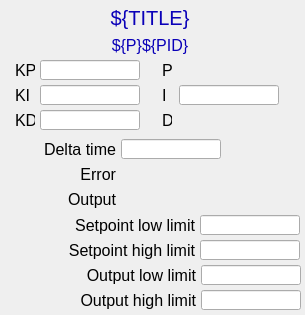
<?xml version="1.0" ?>
<ui version="4.0">
  <class>Dialog</class>
  <widget class="PyDMFrame" name="screen">
    <property name="geometry">
      <rect>
        <x>632</x>
        <y>299</y>
        <width>305</width>
        <height>315</height>
      </rect>
    </property>
    <property name="minimumSize">
      <size>
        <width>305</width>
        <height>315</height>
      </size>
    </property>
    <property name="styleSheet">
      <string notr="true">PyDMFrame#screen {
  color: rgb(0, 0, 0);
  background-color: rgb(187, 187, 187);
  }</string>
    </property>
    <property name="windowTitle">
      <string>pid_parameters</string>
    </property>
    <layout class="QGridLayout" name="gridLayout" columnstretch="5,295,1,4" rowstretch="5,25,5,20,5,250,5">
      <property name="leftMargin">
        <number>0</number>
      </property>
      <property name="topMargin">
        <number>0</number>
      </property>
      <property name="rightMargin">
        <number>0</number>
      </property>
      <property name="bottomMargin">
        <number>0</number>
      </property>
      <property name="horizontalSpacing">
        <number>0</number>
      </property>
      <property name="verticalSpacing">
        <number>0</number>
      </property>
      <item row="5" column="1" colspan="2">
        <widget class="PyDMFrame" name="composite">
          <property name="geometry">
            <rect>
              <x>5</x>
              <y>60</y>
              <width>296</width>
              <height>250</height>
            </rect>
          </property>
          <property name="sizePolicy">
            <sizepolicy hsizetype="Ignored" vsizetype="Ignored">
              <horstretch>0</horstretch>
              <verstretch>0</verstretch>
            </sizepolicy>
          </property>
          <layout class="QGridLayout" name="gridLayout_1" columnstretch="1,9,1,19,1,4,76,5,19,22,10,7,16,1,4,1,20,58,21,1" rowstretch="20,5,20,5,20,9,20,5,20,5,20,6,20,5,20,5,20,5,20">
            <property name="leftMargin">
              <number>0</number>
            </property>
            <property name="topMargin">
              <number>0</number>
            </property>
            <property name="rightMargin">
              <number>0</number>
            </property>
            <property name="bottomMargin">
              <number>0</number>
            </property>
            <property name="horizontalSpacing">
              <number>0</number>
            </property>
            <property name="verticalSpacing">
              <number>0</number>
            </property>
            <item row="0" column="10">
              <widget class="QLabel" name="text">
                <property name="geometry">
                  <rect>
                    <x>157</x>
                    <y>0</y>
                    <width>10</width>
                    <height>20</height>
                  </rect>
                </property>
                <property name="sizePolicy">
                  <sizepolicy hsizetype="Ignored" vsizetype="Ignored">
                    <horstretch>0</horstretch>
                    <verstretch>0</verstretch>
                  </sizepolicy>
                </property>
                <property name="text">
                  <string>P</string>
                </property>
                <property name="font">
                  <font>
                    <pointsize>12</pointsize>
                  </font>
                </property>
                <property name="brush" stdset="0">
                  <brush brushstyle="SolidPattern">
                    <color alpha="255">
                      <red>0</red>
                      <green>0</green>
                      <blue>0</blue>
                    </color>
                  </brush>
                </property>
                <property name="toolTip">
                  <string>text</string>
                </property>
                <property name="alignment">
                  <set>Qt::AlignLeading|Qt::AlignLeft|Qt::AlignVCenter</set>
                </property>
                <property name="styleSheet">
                  <string notr="true">QLabel#text {
  color: rgb(0, 0, 0);
  }</string>
                </property>
              </widget>
            </item>
            <item row="0" column="12" colspan="6">
              <widget class="PyDMLabel" name="text_update">
                <property name="geometry">
                  <rect>
                    <x>174</x>
                    <y>0</y>
                    <width>100</width>
                    <height>20</height>
                  </rect>
                </property>
                <property name="sizePolicy">
                  <sizepolicy hsizetype="Ignored" vsizetype="Ignored">
                    <horstretch>0</horstretch>
                    <verstretch>0</verstretch>
                  </sizepolicy>
                </property>
                <property name="toolTip">
                  <string>PV: ${P}${PID}.P</string>
                </property>
                <property name="channel" stdset="0">
                  <string>ca://${P}${PID}.P</string>
                </property>
                <property name="font">
                  <font>
                    <pointsize>12</pointsize>
                  </font>
                </property>
                <property name="alignment">
                  <set>Qt::AlignRight|Qt::AlignTrailing|Qt::AlignVCenter</set>
                </property>
                <property name="textInteractionFlags">
                  <set>Qt::TextSelectableByKeyboard|Qt::TextSelectableByMouse</set>
                </property>
                <property name="styleSheet">
                  <string notr="true">PyDMLabel#text_update {
  color: rgb(0, 0, 0);
  background-color: rgb(115, 255, 107);
  }</string>
                </property>
              </widget>
            </item>
            <item row="2" column="10">
              <widget class="QLabel" name="text_1">
                <property name="geometry">
                  <rect>
                    <x>157</x>
                    <y>25</y>
                    <width>10</width>
                    <height>20</height>
                  </rect>
                </property>
                <property name="sizePolicy">
                  <sizepolicy hsizetype="Ignored" vsizetype="Ignored">
                    <horstretch>0</horstretch>
                    <verstretch>0</verstretch>
                  </sizepolicy>
                </property>
                <property name="text">
                  <string>I</string>
                </property>
                <property name="font">
                  <font>
                    <pointsize>12</pointsize>
                  </font>
                </property>
                <property name="brush" stdset="0">
                  <brush brushstyle="SolidPattern">
                    <color alpha="255">
                      <red>0</red>
                      <green>0</green>
                      <blue>0</blue>
                    </color>
                  </brush>
                </property>
                <property name="toolTip">
                  <string>text_1</string>
                </property>
                <property name="alignment">
                  <set>Qt::AlignLeading|Qt::AlignLeft|Qt::AlignVCenter</set>
                </property>
                <property name="styleSheet">
                  <string notr="true">QLabel#text_1 {
  color: rgb(0, 0, 0);
  }</string>
                </property>
              </widget>
            </item>
            <item row="0" column="2" colspan="2">
              <widget class="QLabel" name="text_2">
                <property name="geometry">
                  <rect>
                    <x>10</x>
                    <y>0</y>
                    <width>20</width>
                    <height>20</height>
                  </rect>
                </property>
                <property name="sizePolicy">
                  <sizepolicy hsizetype="Ignored" vsizetype="Ignored">
                    <horstretch>0</horstretch>
                    <verstretch>0</verstretch>
                  </sizepolicy>
                </property>
                <property name="text">
                  <string>KP</string>
                </property>
                <property name="font">
                  <font>
                    <pointsize>12</pointsize>
                  </font>
                </property>
                <property name="brush" stdset="0">
                  <brush brushstyle="SolidPattern">
                    <color alpha="255">
                      <red>0</red>
                      <green>0</green>
                      <blue>0</blue>
                    </color>
                  </brush>
                </property>
                <property name="toolTip">
                  <string>text_2</string>
                </property>
                <property name="alignment">
                  <set>Qt::AlignLeading|Qt::AlignLeft|Qt::AlignVCenter</set>
                </property>
                <property name="styleSheet">
                  <string notr="true">QLabel#text_2 {
  color: rgb(0, 0, 0);
  }</string>
                </property>
              </widget>
            </item>
            <item row="0" column="6" colspan="3">
              <widget class="PyDMLineEdit" name="text_entry">
                <property name="geometry">
                  <rect>
                    <x>35</x>
                    <y>0</y>
                    <width>100</width>
                    <height>20</height>
                  </rect>
                </property>
                <property name="sizePolicy">
                  <sizepolicy hsizetype="Ignored" vsizetype="Ignored">
                    <horstretch>0</horstretch>
                    <verstretch>0</verstretch>
                  </sizepolicy>
                </property>
                <property name="channel" stdset="0">
                  <string>ca://${P}${PID}.KP</string>
                </property>
                <property name="toolTip">
                  <string>${P}${PID}.KP</string>
                </property>
                <property name="font">
                  <font>
                    <pointsize>12</pointsize>
                  </font>
                </property>
                <property name="styleSheet">
                  <string notr="true">PyDMLineEdit#text_entry {
  color: rgb(0, 0, 0);
  background-color: rgb(115, 223, 255);
  border: 1px solid black;
  margin: 0px;
  padding: 0px;
  spacing: 0px;
  }</string>
                </property>
              </widget>
            </item>
            <item row="2" column="2" colspan="2">
              <widget class="QLabel" name="text_3">
                <property name="geometry">
                  <rect>
                    <x>10</x>
                    <y>25</y>
                    <width>20</width>
                    <height>20</height>
                  </rect>
                </property>
                <property name="sizePolicy">
                  <sizepolicy hsizetype="Ignored" vsizetype="Ignored">
                    <horstretch>0</horstretch>
                    <verstretch>0</verstretch>
                  </sizepolicy>
                </property>
                <property name="text">
                  <string>KI</string>
                </property>
                <property name="font">
                  <font>
                    <pointsize>12</pointsize>
                  </font>
                </property>
                <property name="brush" stdset="0">
                  <brush brushstyle="SolidPattern">
                    <color alpha="255">
                      <red>0</red>
                      <green>0</green>
                      <blue>0</blue>
                    </color>
                  </brush>
                </property>
                <property name="toolTip">
                  <string>text_3</string>
                </property>
                <property name="alignment">
                  <set>Qt::AlignLeading|Qt::AlignLeft|Qt::AlignVCenter</set>
                </property>
                <property name="styleSheet">
                  <string notr="true">QLabel#text_3 {
  color: rgb(0, 0, 0);
  }</string>
                </property>
              </widget>
            </item>
            <item row="2" column="6" colspan="3">
              <widget class="PyDMLineEdit" name="text_entry_1">
                <property name="geometry">
                  <rect>
                    <x>35</x>
                    <y>25</y>
                    <width>100</width>
                    <height>20</height>
                  </rect>
                </property>
                <property name="sizePolicy">
                  <sizepolicy hsizetype="Ignored" vsizetype="Ignored">
                    <horstretch>0</horstretch>
                    <verstretch>0</verstretch>
                  </sizepolicy>
                </property>
                <property name="channel" stdset="0">
                  <string>ca://${P}${PID}.KI</string>
                </property>
                <property name="toolTip">
                  <string>${P}${PID}.KI</string>
                </property>
                <property name="font">
                  <font>
                    <pointsize>12</pointsize>
                  </font>
                </property>
                <property name="styleSheet">
                  <string notr="true">PyDMLineEdit#text_entry_1 {
  color: rgb(0, 0, 0);
  background-color: rgb(115, 223, 255);
  border: 1px solid black;
  margin: 0px;
  padding: 0px;
  spacing: 0px;
  }</string>
                </property>
              </widget>
            </item>
            <item row="4" column="10">
              <widget class="QLabel" name="text_4">
                <property name="geometry">
                  <rect>
                    <x>157</x>
                    <y>50</y>
                    <width>10</width>
                    <height>20</height>
                  </rect>
                </property>
                <property name="sizePolicy">
                  <sizepolicy hsizetype="Ignored" vsizetype="Ignored">
                    <horstretch>0</horstretch>
                    <verstretch>0</verstretch>
                  </sizepolicy>
                </property>
                <property name="text">
                  <string>D</string>
                </property>
                <property name="font">
                  <font>
                    <pointsize>12</pointsize>
                  </font>
                </property>
                <property name="brush" stdset="0">
                  <brush brushstyle="SolidPattern">
                    <color alpha="255">
                      <red>0</red>
                      <green>0</green>
                      <blue>0</blue>
                    </color>
                  </brush>
                </property>
                <property name="toolTip">
                  <string>text_4</string>
                </property>
                <property name="alignment">
                  <set>Qt::AlignLeading|Qt::AlignLeft|Qt::AlignVCenter</set>
                </property>
                <property name="styleSheet">
                  <string notr="true">QLabel#text_4 {
  color: rgb(0, 0, 0);
  }</string>
                </property>
              </widget>
            </item>
            <item row="4" column="12" colspan="6">
              <widget class="PyDMLabel" name="text_update_1">
                <property name="geometry">
                  <rect>
                    <x>174</x>
                    <y>50</y>
                    <width>100</width>
                    <height>20</height>
                  </rect>
                </property>
                <property name="sizePolicy">
                  <sizepolicy hsizetype="Ignored" vsizetype="Ignored">
                    <horstretch>0</horstretch>
                    <verstretch>0</verstretch>
                  </sizepolicy>
                </property>
                <property name="toolTip">
                  <string>PV: ${P}${PID}.D</string>
                </property>
                <property name="channel" stdset="0">
                  <string>ca://${P}${PID}.D</string>
                </property>
                <property name="font">
                  <font>
                    <pointsize>12</pointsize>
                  </font>
                </property>
                <property name="alignment">
                  <set>Qt::AlignRight|Qt::AlignTrailing|Qt::AlignVCenter</set>
                </property>
                <property name="textInteractionFlags">
                  <set>Qt::TextSelectableByKeyboard|Qt::TextSelectableByMouse</set>
                </property>
                <property name="styleSheet">
                  <string notr="true">PyDMLabel#text_update_1 {
  color: rgb(0, 0, 0);
  background-color: rgb(115, 255, 107);
  }</string>
                </property>
              </widget>
            </item>
            <item row="4" column="2" colspan="2">
              <widget class="QLabel" name="text_5">
                <property name="geometry">
                  <rect>
                    <x>10</x>
                    <y>50</y>
                    <width>20</width>
                    <height>20</height>
                  </rect>
                </property>
                <property name="sizePolicy">
                  <sizepolicy hsizetype="Ignored" vsizetype="Ignored">
                    <horstretch>0</horstretch>
                    <verstretch>0</verstretch>
                  </sizepolicy>
                </property>
                <property name="text">
                  <string>KD</string>
                </property>
                <property name="font">
                  <font>
                    <pointsize>12</pointsize>
                  </font>
                </property>
                <property name="brush" stdset="0">
                  <brush brushstyle="SolidPattern">
                    <color alpha="255">
                      <red>0</red>
                      <green>0</green>
                      <blue>0</blue>
                    </color>
                  </brush>
                </property>
                <property name="toolTip">
                  <string>text_5</string>
                </property>
                <property name="alignment">
                  <set>Qt::AlignLeading|Qt::AlignLeft|Qt::AlignVCenter</set>
                </property>
                <property name="styleSheet">
                  <string notr="true">QLabel#text_5 {
  color: rgb(0, 0, 0);
  }</string>
                </property>
              </widget>
            </item>
            <item row="4" column="6" colspan="3">
              <widget class="PyDMLineEdit" name="text_entry_2">
                <property name="geometry">
                  <rect>
                    <x>35</x>
                    <y>50</y>
                    <width>100</width>
                    <height>20</height>
                  </rect>
                </property>
                <property name="sizePolicy">
                  <sizepolicy hsizetype="Ignored" vsizetype="Ignored">
                    <horstretch>0</horstretch>
                    <verstretch>0</verstretch>
                  </sizepolicy>
                </property>
                <property name="channel" stdset="0">
                  <string>ca://${P}${PID}.KD</string>
                </property>
                <property name="toolTip">
                  <string>${P}${PID}.KD</string>
                </property>
                <property name="font">
                  <font>
                    <pointsize>12</pointsize>
                  </font>
                </property>
                <property name="styleSheet">
                  <string notr="true">PyDMLineEdit#text_entry_2 {
  color: rgb(0, 0, 0);
  background-color: rgb(115, 223, 255);
  border: 1px solid black;
  margin: 0px;
  padding: 0px;
  spacing: 0px;
  }</string>
                </property>
              </widget>
            </item>
            <item row="10" column="5" colspan="2">
              <widget class="QLabel" name="text_6">
                <property name="geometry">
                  <rect>
                    <x>31</x>
                    <y>129</y>
                    <width>80</width>
                    <height>20</height>
                  </rect>
                </property>
                <property name="sizePolicy">
                  <sizepolicy hsizetype="Ignored" vsizetype="Ignored">
                    <horstretch>0</horstretch>
                    <verstretch>0</verstretch>
                  </sizepolicy>
                </property>
                <property name="text">
                  <string>Output</string>
                </property>
                <property name="font">
                  <font>
                    <pointsize>12</pointsize>
                  </font>
                </property>
                <property name="brush" stdset="0">
                  <brush brushstyle="SolidPattern">
                    <color alpha="255">
                      <red>0</red>
                      <green>0</green>
                      <blue>0</blue>
                    </color>
                  </brush>
                </property>
                <property name="toolTip">
                  <string>text_6</string>
                </property>
                <property name="alignment">
                  <set>Qt::AlignRight|Qt::AlignTrailing|Qt::AlignVCenter</set>
                </property>
                <property name="styleSheet">
                  <string notr="true">QLabel#text_6 {
  color: rgb(0, 0, 0);
  }</string>
                </property>
              </widget>
            </item>
            <item row="10" column="8" colspan="9">
              <widget class="PyDMLabel" name="text_update_2">
                <property name="geometry">
                  <rect>
                    <x>116</x>
                    <y>129</y>
                    <width>100</width>
                    <height>20</height>
                  </rect>
                </property>
                <property name="sizePolicy">
                  <sizepolicy hsizetype="Ignored" vsizetype="Ignored">
                    <horstretch>0</horstretch>
                    <verstretch>0</verstretch>
                  </sizepolicy>
                </property>
                <property name="toolTip">
                  <string>PV: ${P}${PID}.OVAL</string>
                </property>
                <property name="channel" stdset="0">
                  <string>ca://${P}${PID}.OVAL</string>
                </property>
                <property name="font">
                  <font>
                    <pointsize>12</pointsize>
                  </font>
                </property>
                <property name="alignment">
                  <set>Qt::AlignRight|Qt::AlignTrailing|Qt::AlignVCenter</set>
                </property>
                <property name="textInteractionFlags">
                  <set>Qt::TextSelectableByKeyboard|Qt::TextSelectableByMouse</set>
                </property>
                <property name="styleSheet">
                  <string notr="true">PyDMLabel#text_update_2 {
  color: rgb(0, 0, 0);
  background-color: rgb(115, 255, 107);
  }</string>
                </property>
              </widget>
            </item>
            <item row="8" column="5" colspan="2">
              <widget class="QLabel" name="text_7">
                <property name="geometry">
                  <rect>
                    <x>31</x>
                    <y>104</y>
                    <width>80</width>
                    <height>20</height>
                  </rect>
                </property>
                <property name="sizePolicy">
                  <sizepolicy hsizetype="Ignored" vsizetype="Ignored">
                    <horstretch>0</horstretch>
                    <verstretch>0</verstretch>
                  </sizepolicy>
                </property>
                <property name="text">
                  <string>Error</string>
                </property>
                <property name="font">
                  <font>
                    <pointsize>12</pointsize>
                  </font>
                </property>
                <property name="brush" stdset="0">
                  <brush brushstyle="SolidPattern">
                    <color alpha="255">
                      <red>0</red>
                      <green>0</green>
                      <blue>0</blue>
                    </color>
                  </brush>
                </property>
                <property name="toolTip">
                  <string>text_7</string>
                </property>
                <property name="alignment">
                  <set>Qt::AlignRight|Qt::AlignTrailing|Qt::AlignVCenter</set>
                </property>
                <property name="styleSheet">
                  <string notr="true">QLabel#text_7 {
  color: rgb(0, 0, 0);
  }</string>
                </property>
              </widget>
            </item>
            <item row="8" column="8" colspan="9">
              <widget class="PyDMLabel" name="text_update_3">
                <property name="geometry">
                  <rect>
                    <x>116</x>
                    <y>104</y>
                    <width>100</width>
                    <height>20</height>
                  </rect>
                </property>
                <property name="sizePolicy">
                  <sizepolicy hsizetype="Ignored" vsizetype="Ignored">
                    <horstretch>0</horstretch>
                    <verstretch>0</verstretch>
                  </sizepolicy>
                </property>
                <property name="toolTip">
                  <string>PV: ${P}${PID}.ERR</string>
                </property>
                <property name="channel" stdset="0">
                  <string>ca://${P}${PID}.ERR</string>
                </property>
                <property name="font">
                  <font>
                    <pointsize>12</pointsize>
                  </font>
                </property>
                <property name="alignment">
                  <set>Qt::AlignRight|Qt::AlignTrailing|Qt::AlignVCenter</set>
                </property>
                <property name="textInteractionFlags">
                  <set>Qt::TextSelectableByKeyboard|Qt::TextSelectableByMouse</set>
                </property>
                <property name="styleSheet">
                  <string notr="true">PyDMLabel#text_update_3 {
  color: rgb(0, 0, 0);
  background-color: rgb(115, 255, 107);
  }</string>
                </property>
              </widget>
            </item>
            <item row="2" column="12" colspan="6">
              <widget class="PyDMLineEdit" name="text_entry_3">
                <property name="geometry">
                  <rect>
                    <x>174</x>
                    <y>25</y>
                    <width>100</width>
                    <height>20</height>
                  </rect>
                </property>
                <property name="sizePolicy">
                  <sizepolicy hsizetype="Ignored" vsizetype="Ignored">
                    <horstretch>0</horstretch>
                    <verstretch>0</verstretch>
                  </sizepolicy>
                </property>
                <property name="channel" stdset="0">
                  <string>ca://${P}${PID}.I</string>
                </property>
                <property name="toolTip">
                  <string>${P}${PID}.I</string>
                </property>
                <property name="font">
                  <font>
                    <pointsize>12</pointsize>
                  </font>
                </property>
                <property name="styleSheet">
                  <string notr="true">PyDMLineEdit#text_entry_3 {
  color: rgb(0, 0, 0);
  background-color: rgb(115, 223, 255);
  border: 1px solid black;
  margin: 0px;
  padding: 0px;
  spacing: 0px;
  }</string>
                </property>
              </widget>
            </item>
            <item row="6" column="5" colspan="2">
              <widget class="QLabel" name="text_8">
                <property name="geometry">
                  <rect>
                    <x>31</x>
                    <y>79</y>
                    <width>80</width>
                    <height>20</height>
                  </rect>
                </property>
                <property name="sizePolicy">
                  <sizepolicy hsizetype="Ignored" vsizetype="Ignored">
                    <horstretch>0</horstretch>
                    <verstretch>0</verstretch>
                  </sizepolicy>
                </property>
                <property name="text">
                  <string>Delta time</string>
                </property>
                <property name="font">
                  <font>
                    <pointsize>12</pointsize>
                  </font>
                </property>
                <property name="brush" stdset="0">
                  <brush brushstyle="SolidPattern">
                    <color alpha="255">
                      <red>0</red>
                      <green>0</green>
                      <blue>0</blue>
                    </color>
                  </brush>
                </property>
                <property name="toolTip">
                  <string>text_8</string>
                </property>
                <property name="alignment">
                  <set>Qt::AlignRight|Qt::AlignTrailing|Qt::AlignVCenter</set>
                </property>
                <property name="styleSheet">
                  <string notr="true">QLabel#text_8 {
  color: rgb(0, 0, 0);
  }</string>
                </property>
              </widget>
            </item>
            <item row="6" column="8" colspan="9">
              <widget class="PyDMLineEdit" name="text_entry_4">
                <property name="geometry">
                  <rect>
                    <x>116</x>
                    <y>79</y>
                    <width>100</width>
                    <height>20</height>
                  </rect>
                </property>
                <property name="sizePolicy">
                  <sizepolicy hsizetype="Ignored" vsizetype="Ignored">
                    <horstretch>0</horstretch>
                    <verstretch>0</verstretch>
                  </sizepolicy>
                </property>
                <property name="channel" stdset="0">
                  <string>ca://${P}${PID}.DT</string>
                </property>
                <property name="toolTip">
                  <string>${P}${PID}.DT</string>
                </property>
                <property name="font">
                  <font>
                    <pointsize>12</pointsize>
                  </font>
                </property>
                <property name="styleSheet">
                  <string notr="true">PyDMLineEdit#text_entry_4 {
  color: rgb(0, 0, 0);
  background-color: rgb(115, 223, 255);
  border: 1px solid black;
  margin: 0px;
  padding: 0px;
  spacing: 0px;
  }</string>
                </property>
              </widget>
            </item>
            <item row="14" column="0" colspan="13">
              <widget class="QLabel" name="text_9">
                <property name="geometry">
                  <rect>
                    <x>0</x>
                    <y>180</y>
                    <width>190</width>
                    <height>20</height>
                  </rect>
                </property>
                <property name="sizePolicy">
                  <sizepolicy hsizetype="Ignored" vsizetype="Ignored">
                    <horstretch>0</horstretch>
                    <verstretch>0</verstretch>
                  </sizepolicy>
                </property>
                <property name="text">
                  <string>Setpoint high limit</string>
                </property>
                <property name="font">
                  <font>
                    <pointsize>12</pointsize>
                  </font>
                </property>
                <property name="brush" stdset="0">
                  <brush brushstyle="SolidPattern">
                    <color alpha="255">
                      <red>0</red>
                      <green>0</green>
                      <blue>0</blue>
                    </color>
                  </brush>
                </property>
                <property name="toolTip">
                  <string>text_9</string>
                </property>
                <property name="alignment">
                  <set>Qt::AlignRight|Qt::AlignTrailing|Qt::AlignVCenter</set>
                </property>
                <property name="styleSheet">
                  <string notr="true">QLabel#text_9 {
  color: rgb(0, 0, 0);
  }</string>
                </property>
              </widget>
            </item>
            <item row="14" column="15" colspan="4">
              <widget class="PyDMLineEdit" name="text_entry_5">
                <property name="geometry">
                  <rect>
                    <x>195</x>
                    <y>180</y>
                    <width>100</width>
                    <height>20</height>
                  </rect>
                </property>
                <property name="sizePolicy">
                  <sizepolicy hsizetype="Ignored" vsizetype="Ignored">
                    <horstretch>0</horstretch>
                    <verstretch>0</verstretch>
                  </sizepolicy>
                </property>
                <property name="channel" stdset="0">
                  <string>ca://${P}${PID}.HOPR</string>
                </property>
                <property name="toolTip">
                  <string>${P}${PID}.HOPR</string>
                </property>
                <property name="font">
                  <font>
                    <pointsize>12</pointsize>
                  </font>
                </property>
                <property name="styleSheet">
                  <string notr="true">PyDMLineEdit#text_entry_5 {
  color: rgb(0, 0, 0);
  background-color: rgb(115, 223, 255);
  border: 1px solid black;
  margin: 0px;
  padding: 0px;
  spacing: 0px;
  }</string>
                </property>
              </widget>
            </item>
            <item row="12" column="2" colspan="11">
              <widget class="QLabel" name="text_10">
                <property name="geometry">
                  <rect>
                    <x>10</x>
                    <y>155</y>
                    <width>180</width>
                    <height>20</height>
                  </rect>
                </property>
                <property name="sizePolicy">
                  <sizepolicy hsizetype="Ignored" vsizetype="Ignored">
                    <horstretch>0</horstretch>
                    <verstretch>0</verstretch>
                  </sizepolicy>
                </property>
                <property name="text">
                  <string>Setpoint low limit</string>
                </property>
                <property name="font">
                  <font>
                    <pointsize>12</pointsize>
                  </font>
                </property>
                <property name="brush" stdset="0">
                  <brush brushstyle="SolidPattern">
                    <color alpha="255">
                      <red>0</red>
                      <green>0</green>
                      <blue>0</blue>
                    </color>
                  </brush>
                </property>
                <property name="toolTip">
                  <string>text_10</string>
                </property>
                <property name="alignment">
                  <set>Qt::AlignRight|Qt::AlignTrailing|Qt::AlignVCenter</set>
                </property>
                <property name="styleSheet">
                  <string notr="true">QLabel#text_10 {
  color: rgb(0, 0, 0);
  }</string>
                </property>
              </widget>
            </item>
            <item row="12" column="15" colspan="4">
              <widget class="PyDMLineEdit" name="text_entry_6">
                <property name="geometry">
                  <rect>
                    <x>195</x>
                    <y>155</y>
                    <width>100</width>
                    <height>20</height>
                  </rect>
                </property>
                <property name="sizePolicy">
                  <sizepolicy hsizetype="Ignored" vsizetype="Ignored">
                    <horstretch>0</horstretch>
                    <verstretch>0</verstretch>
                  </sizepolicy>
                </property>
                <property name="channel" stdset="0">
                  <string>ca://${P}${PID}.LOPR</string>
                </property>
                <property name="toolTip">
                  <string>${P}${PID}.LOPR</string>
                </property>
                <property name="font">
                  <font>
                    <pointsize>12</pointsize>
                  </font>
                </property>
                <property name="styleSheet">
                  <string notr="true">PyDMLineEdit#text_entry_6 {
  color: rgb(0, 0, 0);
  background-color: rgb(115, 223, 255);
  border: 1px solid black;
  margin: 0px;
  padding: 0px;
  spacing: 0px;
  }</string>
                </property>
              </widget>
            </item>
            <item row="18" column="1" colspan="13">
              <widget class="QLabel" name="text_11">
                <property name="geometry">
                  <rect>
                    <x>1</x>
                    <y>230</y>
                    <width>190</width>
                    <height>20</height>
                  </rect>
                </property>
                <property name="sizePolicy">
                  <sizepolicy hsizetype="Ignored" vsizetype="Ignored">
                    <horstretch>0</horstretch>
                    <verstretch>0</verstretch>
                  </sizepolicy>
                </property>
                <property name="text">
                  <string>Output high limit</string>
                </property>
                <property name="font">
                  <font>
                    <pointsize>12</pointsize>
                  </font>
                </property>
                <property name="brush" stdset="0">
                  <brush brushstyle="SolidPattern">
                    <color alpha="255">
                      <red>0</red>
                      <green>0</green>
                      <blue>0</blue>
                    </color>
                  </brush>
                </property>
                <property name="toolTip">
                  <string>text_11</string>
                </property>
                <property name="alignment">
                  <set>Qt::AlignRight|Qt::AlignTrailing|Qt::AlignVCenter</set>
                </property>
                <property name="styleSheet">
                  <string notr="true">QLabel#text_11 {
  color: rgb(0, 0, 0);
  }</string>
                </property>
              </widget>
            </item>
            <item row="18" column="16" colspan="4">
              <widget class="PyDMLineEdit" name="text_entry_7">
                <property name="geometry">
                  <rect>
                    <x>196</x>
                    <y>230</y>
                    <width>100</width>
                    <height>20</height>
                  </rect>
                </property>
                <property name="sizePolicy">
                  <sizepolicy hsizetype="Ignored" vsizetype="Ignored">
                    <horstretch>0</horstretch>
                    <verstretch>0</verstretch>
                  </sizepolicy>
                </property>
                <property name="channel" stdset="0">
                  <string>ca://${P}${PID}.DRVH</string>
                </property>
                <property name="toolTip">
                  <string>${P}${PID}.DRVH</string>
                </property>
                <property name="font">
                  <font>
                    <pointsize>12</pointsize>
                  </font>
                </property>
                <property name="styleSheet">
                  <string notr="true">PyDMLineEdit#text_entry_7 {
  color: rgb(0, 0, 0);
  background-color: rgb(115, 223, 255);
  border: 1px solid black;
  margin: 0px;
  padding: 0px;
  spacing: 0px;
  }</string>
                </property>
              </widget>
            </item>
            <item row="16" column="3" colspan="11">
              <widget class="QLabel" name="text_12">
                <property name="geometry">
                  <rect>
                    <x>11</x>
                    <y>205</y>
                    <width>180</width>
                    <height>20</height>
                  </rect>
                </property>
                <property name="sizePolicy">
                  <sizepolicy hsizetype="Ignored" vsizetype="Ignored">
                    <horstretch>0</horstretch>
                    <verstretch>0</verstretch>
                  </sizepolicy>
                </property>
                <property name="text">
                  <string>Output low limit</string>
                </property>
                <property name="font">
                  <font>
                    <pointsize>12</pointsize>
                  </font>
                </property>
                <property name="brush" stdset="0">
                  <brush brushstyle="SolidPattern">
                    <color alpha="255">
                      <red>0</red>
                      <green>0</green>
                      <blue>0</blue>
                    </color>
                  </brush>
                </property>
                <property name="toolTip">
                  <string>text_12</string>
                </property>
                <property name="alignment">
                  <set>Qt::AlignRight|Qt::AlignTrailing|Qt::AlignVCenter</set>
                </property>
                <property name="styleSheet">
                  <string notr="true">QLabel#text_12 {
  color: rgb(0, 0, 0);
  }</string>
                </property>
              </widget>
            </item>
            <item row="16" column="16" colspan="4">
              <widget class="PyDMLineEdit" name="text_entry_8">
                <property name="geometry">
                  <rect>
                    <x>196</x>
                    <y>205</y>
                    <width>100</width>
                    <height>20</height>
                  </rect>
                </property>
                <property name="sizePolicy">
                  <sizepolicy hsizetype="Ignored" vsizetype="Ignored">
                    <horstretch>0</horstretch>
                    <verstretch>0</verstretch>
                  </sizepolicy>
                </property>
                <property name="channel" stdset="0">
                  <string>ca://${P}${PID}.DRVL</string>
                </property>
                <property name="toolTip">
                  <string>${P}${PID}.DRVL</string>
                </property>
                <property name="font">
                  <font>
                    <pointsize>12</pointsize>
                  </font>
                </property>
                <property name="styleSheet">
                  <string notr="true">PyDMLineEdit#text_entry_8 {
  color: rgb(0, 0, 0);
  background-color: rgb(115, 223, 255);
  border: 1px solid black;
  margin: 0px;
  padding: 0px;
  spacing: 0px;
  }</string>
                </property>
              </widget>
            </item>
          </layout>
        </widget>
      </item>
      <item row="1" column="0" colspan="2">
        <widget class="QLabel" name="text_13">
          <property name="geometry">
            <rect>
              <x>0</x>
              <y>5</y>
              <width>300</width>
              <height>25</height>
            </rect>
          </property>
          <property name="sizePolicy">
            <sizepolicy hsizetype="Ignored" vsizetype="Ignored">
              <horstretch>0</horstretch>
              <verstretch>0</verstretch>
            </sizepolicy>
          </property>
          <property name="text">
            <string>${TITLE}</string>
          </property>
          <property name="font">
            <font>
              <pointsize>15</pointsize>
            </font>
          </property>
          <property name="brush" stdset="0">
            <brush brushstyle="SolidPattern">
              <color alpha="255">
                <red>10</red>
                <green>0</green>
                <blue>184</blue>
              </color>
            </brush>
          </property>
          <property name="toolTip">
            <string>text_13</string>
          </property>
          <property name="alignment">
            <set>Qt::AlignCenter</set>
          </property>
          <property name="styleSheet">
            <string notr="true">QLabel#text_13 {
  color: rgb(10, 0, 184);
  }</string>
          </property>
        </widget>
      </item>
      <item row="3" column="0" colspan="2">
        <widget class="QLabel" name="text_14">
          <property name="geometry">
            <rect>
              <x>0</x>
              <y>35</y>
              <width>300</width>
              <height>20</height>
            </rect>
          </property>
          <property name="sizePolicy">
            <sizepolicy hsizetype="Ignored" vsizetype="Ignored">
              <horstretch>0</horstretch>
              <verstretch>0</verstretch>
            </sizepolicy>
          </property>
          <property name="text">
            <string>${P}${PID}</string>
          </property>
          <property name="font">
            <font>
              <pointsize>12</pointsize>
            </font>
          </property>
          <property name="brush" stdset="0">
            <brush brushstyle="SolidPattern">
              <color alpha="255">
                <red>10</red>
                <green>0</green>
                <blue>184</blue>
              </color>
            </brush>
          </property>
          <property name="toolTip">
            <string>text_14</string>
          </property>
          <property name="alignment">
            <set>Qt::AlignCenter</set>
          </property>
          <property name="styleSheet">
            <string notr="true">QLabel#text_14 {
  color: rgb(10, 0, 184);
  }</string>
          </property>
        </widget>
      </item>
    </layout>
    <zorder>text</zorder>
    <zorder>text_update</zorder>
    <zorder>text_1</zorder>
    <zorder>text_2</zorder>
    <zorder>text_entry</zorder>
    <zorder>text_3</zorder>
    <zorder>text_entry_1</zorder>
    <zorder>text_4</zorder>
    <zorder>text_update_1</zorder>
    <zorder>text_5</zorder>
    <zorder>text_entry_2</zorder>
    <zorder>text_6</zorder>
    <zorder>text_update_2</zorder>
    <zorder>text_7</zorder>
    <zorder>text_update_3</zorder>
    <zorder>text_entry_3</zorder>
    <zorder>text_8</zorder>
    <zorder>text_entry_4</zorder>
    <zorder>text_9</zorder>
    <zorder>text_entry_5</zorder>
    <zorder>text_10</zorder>
    <zorder>text_entry_6</zorder>
    <zorder>text_11</zorder>
    <zorder>text_entry_7</zorder>
    <zorder>text_12</zorder>
    <zorder>text_entry_8</zorder>
    <zorder>composite</zorder>
    <zorder>text_13</zorder>
    <zorder>text_14</zorder>
  </widget>
  <customwidgets>
    <customwidget>
      <class>PyDMFrame</class>
      <extends>QFrame</extends>
      <header>pydm.widgets.frame</header>
    </customwidget>
    <customwidget>
      <class>PyDMLabel</class>
      <extends>QLabel</extends>
      <header>pydm.widgets.label</header>
    </customwidget>
    <customwidget>
      <class>PyDMLineEdit</class>
      <extends>QLineEdit</extends>
      <header>pydm.widgets.line_edit</header>
    </customwidget>
  </customwidgets>
</ui>
